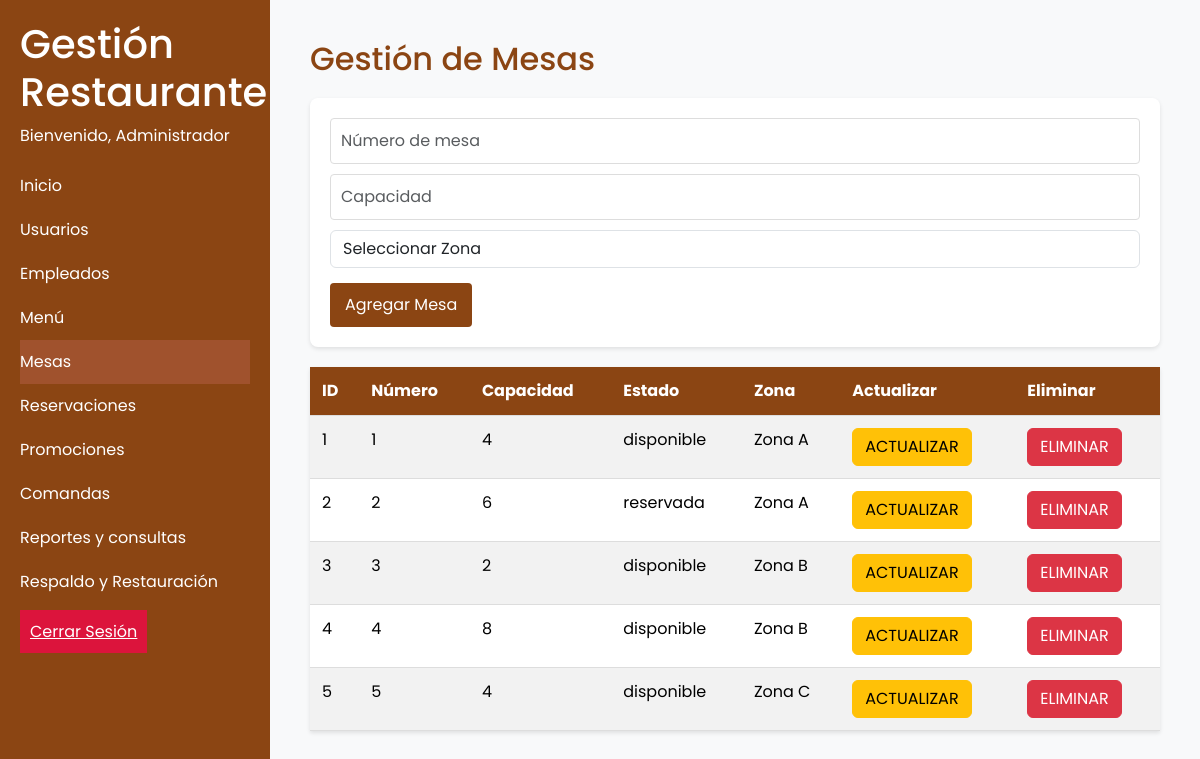
The app's page /PRUEBA..PHP (signed in), older data.
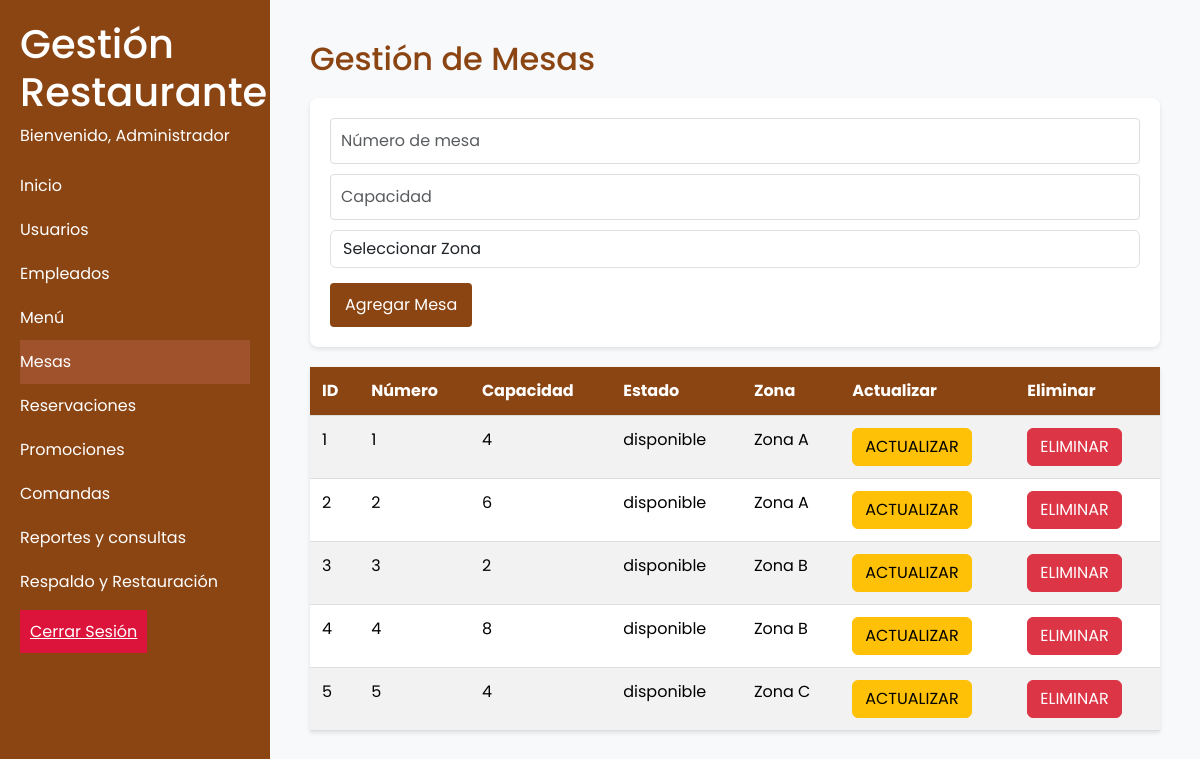
The same page, newer data.
### tables this page shows
CREATE TABLE `mesas` (
  `id` int(11) NOT NULL AUTO_INCREMENT,
  `numero` int(11) NOT NULL,
  `capacidad` int(11) NOT NULL,
  `estado` enum('disponible','ocupada','reservada') NOT NULL,
  `ultima_actualizacion` timestamp NOT NULL DEFAULT current_timestamp(),
  `zona_id` int(11) DEFAULT NULL,
  PRIMARY KEY (`id`),
  KEY `zona_id` (`zona_id`),
  CONSTRAINT `mesas_ibfk_1` FOREIGN KEY (`zona_id`) REFERENCES `zonas` (`id`)
);

CREATE TABLE `zonas` (
  `id` int(11) NOT NULL AUTO_INCREMENT,
  `nombre` varchar(50) NOT NULL,
  PRIMARY KEY (`id`)
);

### PRUEBA..PHP (the view, shortened to what this page needs)
<?php
if(isset($_SESSION['usuario'])){
include 'includes/header.php';
include 'Static/connect/db.php';
?>
<div class="content">
    <h2>Gestión de Mesas</h2>
    <form class="user-form needs-validation" action="RMesa.php" method="POST" novalidate>
        <div class="form-group">
            <input type="number" class="form-control" name="numero" placeholder="Número de mesa" required>
        </div>
        <div class="form-group">
            <input type="number" class="form-control" name="capacidad" placeholder="Capacidad" required>
        </div>
        <div class="form-group">
            <select name="zona" class="form-control" required>
                <option value="">Seleccionar Zona</option>
            </select>
        </div>
        <button class="btn btn-primary" type="submit">Agregar Mesa</button>
    </form>
    <table class="table table-striped user-table">
        <thead>
            <tr>
                <th>ID</th>
                <th>Número</th>
                <th>Capacidad</th>
                <th>Estado</th>
                <th>Zona</th>
                <th>Actualizar</th>
                <th>Eliminar</th>
            </tr>
        </thead>
        <tbody>
        <?php
        $query = "SELECT m.*, z.nombre as zona_nombre FROM mesas m
                  LEFT JOIN zonas z ON m.zona_id = z.id
                  ORDER BY m.numero";
        $resul = mysqli_query($conn, $query);
        while($row = mysqli_fetch_array($resul)){ ?>
            <tr>
                <td><?php echo $row['id']; ?></td>
                <td><?php echo $row['numero']; ?></td>
                <td><?php echo $row['capacidad']; ?></td>
                <td><?php echo $row['estado']; ?></td>
                <td><?php echo $row['zona_nombre']; ?></td>
                <td>
                    <a href="actualizarMesa.php?id=<?php echo $row['id']?>" class="btn btn-warning">ACTUALIZAR</a>
                </td>
                <td>
                    <button class="btn btn-danger" data-toggle="modal" data-target="#confirmDeleteModal" data-id="<?php echo $row['id']?>">ELIMINAR</button>
                </td>
            </tr>
        <?php } ?>
        </tbody>
    </table>
</div>
<?php
include 'includes/footer.php';
} else {
    header("Location: login.php");
}
?>

Row changes from the older to the newer data that the page shows:
changed mesas id 2: estado "reservada" → "disponible"
